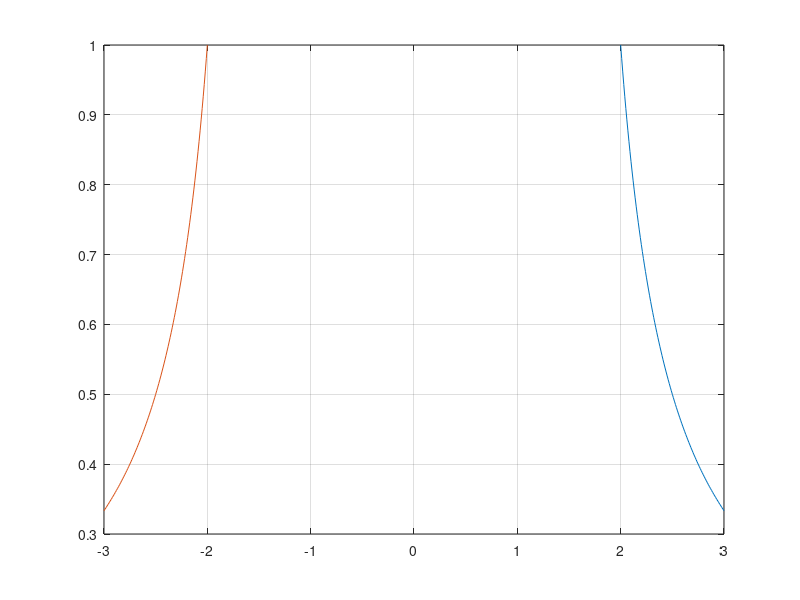

MATLAB code for this plot:
% Oppgave 3

% Funksjonen: 
funk = @(x) 1./(2*x-3);

% Plotting
x = 2:1e-2:3;
plot(x,funk(x))
grid on
hold on
plot(-x,funk(x))
hold off

